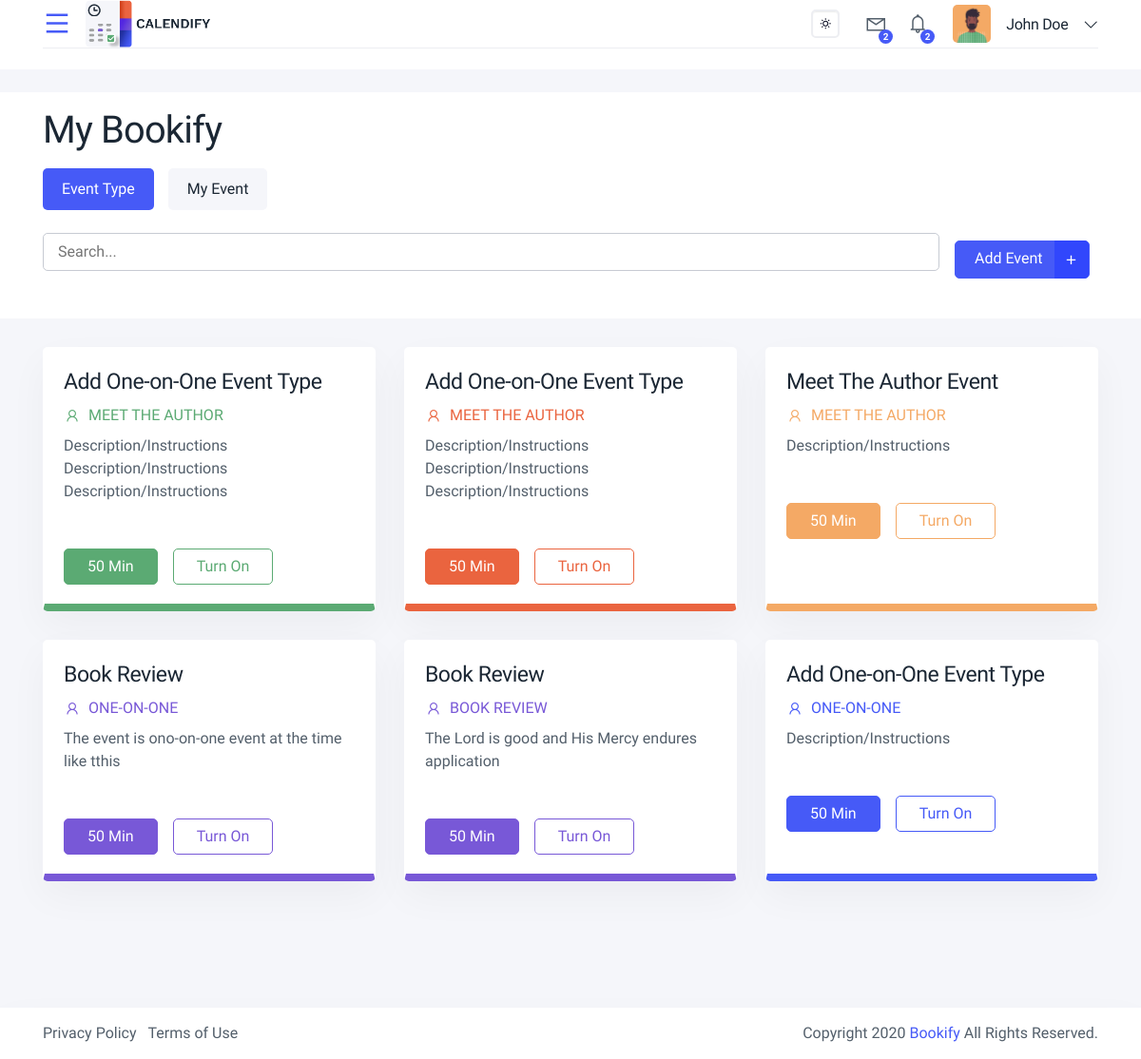
The app's page /dashboard (signed in) with its own data.
### app/models.py (models this page shows, shortened)
class User(UserMixin, db.Model):
    __tablename__ = 'users'
    id = db.Column(db.Integer, primary_key=True)
    username = db.Column(db.String(64), index=True, )
    first_name = db.Column(db.String(64), index=True,)
    last_name = db.Column(db.String(64), index=True,)
    email = db.Column(db.String(120), index=True, unique=True)
    password_hash = db.Column(db.String(128))
    user_role = db.Column(db.Integer)
    events = db.relationship('Event', backref='User', lazy=True)

class Event(db.Model):
    __tablename__ = 'events'
    id = db.Column(db.Integer, primary_key=True)
    event_name = db.Column(db.String(100), nullable=False)
    location = db.Column(db.String(100))
    description = db.Column(db.Text)
    event_link = db.Column(db.String(200), nullable=False)
    event_date = db.Column(db.DateTime)
    created_at = db.Column(db.DateTime, default=datetime.utcnow)
    user_id = db.Column(db.Integer, db.ForeignKey('users.id'), nullable=False)
    event_group_id = db.Column(db.Integer, db.ForeignKey('event_groups.id'))

class EventGroup(db.Model):
    __tablename__ = 'event_groups'
    id = db.Column(db.Integer, primary_key=True)
    name = db.Column(db.String(100), nullable=False)
    description = db.Column(db.Text)
    created_at = db.Column(db.DateTime, default=datetime.utcnow)
    events = db.relationship('Event', backref='event_group', lazy=True)

### app/main/views.py (the view)
@bp.route('/dashboard')
def homepage():
    all_event = Event.query.all()
    array_colors = ['info', 'danger', 'success', 'warning', 'primary']
    return render_template('home/home.html', all_event=all_event, array_colors=array_colors)

### app/models.py (called while the page is built)
@login.user_loader
def load_user(user_id):
    return User.query.get(user_id)

### app/templates/home/home.html (shortened to what this page needs)
﻿{% extends "header.html" %}
{% block body %}
      <div class="content-page">
    <div class="content-top">
        <div class="container">
            <div class="row">
                <div class="col-lg-12 mb-3">
                    <div class="d-flex align-items-center justify-content-between">
                        <div class="navbar-breadcrumb">
                        <h1 class="mb-1">{{ 'My Bookify' if current_user.is_authenticated else 'Welcome to Bookify' }}</h1>
                        </div>
                    </div>
                </div>
                <div class="col-lg-10 col-md-8">
                    <ul class="d-flex nav nav-pills mb-4 text-center event-tab" id="event-pills-tab" role="tablist">
                        <li class="nav-item">
                            <a id="view-btn" class="nav-link active show" data-toggle="pill" href="#event1" data-extra="#search-with-button" role="tab" aria-selected="true">Event Type</a>
                        </li>
                        <li class="nav-item">
                            <a id="view-schedule" class="nav-link" data-toggle="pill" href="#event2" data-extra="#view-event" role="tab" aria-selected="false">My Event</a>
                        </li>
                    </ul>
                </div>
            </div>
            <div class="tab-extra active" id="search-with-button">
                <div class="d-flex flex-wrap align-items-center mb-4">
                    <div class="iq-search-bar search-device mb-0 pr-3">
                        <form action="#" class="searchbox">
                            <input type="text" class="text search-input" placeholder="Search...">
                        </form>
                    </div>
                    <div class="float-sm-right"><a href="/new-event" class="btn btn-primary pr-5 position-relative" style="height: 40px;">Add Event<span class="event-add-btn" style="height: 40px;"><i class="ri-add-line"></i></span></a></div>
                </div>
            </div>
        </div>
    </div>
    <div class="container">
        <div class="row">
            <div class="col-lg-12">
                <div class="event-content">
                    <div id="event1" class="tab-pane fade active show">
                        <div class="row">
                        {% if all_event %}
                        {% for event in all_event %}
                            <div class="col-lg-4 col-md-6">
                                <div class="card card-block card-stretch card-height">
                                 {% set random_color = array_colors|random %}
                                    <div class="card-body rounded event-detail event-detail-{{random_color}}">
                                        <div class="d-flex align-items-top justify-content-between">
                                            <div>
                                                <h4 class="mb-2 mr-4">{{event.event_name}}</h4>
                                                <p class="mb-2 text-{{random_color}} font-weight-500 text-uppercase"><i class="las la-user pr-2"></i>{{event.event_group.name }}</p>
                                                <p class="mb-4 card-description">{{event.description }}</p>
                                                <div class="d-flex align-items-center pt-4">
                                                    <a href="#" class="btn btn-{{random_color}} mr-3 px-xl-4">50 Min</a>
                                                    <a href="#" class="btn btn-outline-{{random_color}} turn-on px-xl-4">Turn On</a>
                                                </div>
                                            </div>
                                        </div>
                                    </div>
                                </div>
                            </div>
                            {% endfor %}
                            {% else %}
                            <p> No event data yet</p>
                            {% endif %}
                        </div>
                    </div>
                </div>
            </div>
        </div>
    </div>
      </div>
    </div>
   {% endblock %}

### app/templates/header.html (shortened to what this page needs)
<!doctype html>
<html lang="en">
  <head>
        <link href="{{ url_for('static', filename='book/css/backend.min.css') }}" rel="stylesheet">
        <link href="{{ url_for('static', filename='book/vendor/@fortawesome/fontawesome-free/css/all.min.css') }}" rel="stylesheet">
        <link href="{{ url_for('static', filename='book/vendor/line-awesome/dist/line-awesome/css/line-awesome.min.css') }}" rel="stylesheet">
        <link href="{{ url_for('static', filename='book/vendor/remixicon/fonts/remixicon.css') }}" rel="stylesheet">
        <link rel="stylesheet" href="{{ url_for('static', filename='book/vendor/fullcalendar/core/main.css') }}">
        <link rel="stylesheet" href="{{ url_for('static', filename='book/vendor/fullcalendar/daygrid/main.css') }}">
        <link rel="stylesheet" href="{{ url_for('static', filename='book/vendor/fullcalendar/timegrid/main.css') }}">
        <link rel="stylesheet" href="{{ url_for('static', filename='book/vendor/fullcalendar/list/main.css') }}">
</head>
<body class="fixed-top-navbar top-nav  ">
    <div class="wrapper">
      <div class="iq-top-navbar">
          <div class="container">
              <div class="iq-navbar-custom">
                  <div class="d-flex align-items-center justify-content-between">
                      <div class="iq-navbar-logo d-flex align-items-center justify-content-between">
                          <i class="ri-menu-line wrapper-menu"></i>
                          <a href="/" class="header-logo">
                            <img src="{{ url_for('static', filename='book/images/logo.png') }}" class="img-fluid rounded-normal light-logo" alt="logo">
                          </a>
                      </div>
                        {% if  current_user.is_authenticated %}
                      <nav class="navbar navbar-expand-lg navbar-light p-0">
                          <div class="change-mode">
                              <div class="custom-control custom-switch custom-switch-icon custom-control-indivne">
                                  <div class="custom-switch-inner">
                                      <label class="custom-control-label" for="dark-mode" data-mode="toggle">
                                          <span class="switch-icon-right"><i class="a-right ri-sun-line"></i></span>
                                      </label>
                                  </div>
                              </div>
                          </div>
                          <div class="collapse navbar-collapse" id="navbarSupportedContent">
                              <ul class="navbar-nav ml-auto navbar-list align-items-center">
                                  <li class="nav-item nav-icon dropdown ml-3">
                                      <a href="#" class="search-toggle dropdown-toggle" id="dropdownMenuButton2" data-toggle="dropdown" aria-haspopup="true" aria-expanded="false">
                                          <i class="las la-envelope"></i>
                                          <span class="badge badge-primary count-mail rounded-circle">2</span>
                                      </a>
                                  </li>
                                  <li class="nav-item nav-icon dropdown">
                                      <a href="#" class="search-toggle dropdown-toggle" id="dropdownMenuButton" data-toggle="dropdown" aria-haspopup="true" aria-expanded="false">
                                          <i class="las la-bell"></i>
                                          <span class="badge badge-primary count-mail rounded-circle">2</span>
                                      </a>
                                  </li>
                                  <li class="caption-content">
                                      <a href="#" class="search-toggle dropdown-toggle d-flex align-items-center" id="dropdownMenuButton3" data-toggle="dropdown" aria-haspopup="true" aria-expanded="false">
                                    <img src="{{ url_for('static', filename='book/images/user/01.jpg') }}" class="avatar-40 img-fluid rounded" alt="user">
                                          <div class="caption ml-3">
                                              <h6 class="mb-0 line-height">{{current_user.first_name }} {{ current_user.last_name}}<i class="las la-angle-down ml-3"></i></h6>
                                          </div>
                                      </a>
                                  </li>
                                   {% else %}
                                  <li class=" ">
                                    <a href="/login" class="btn btn-outline-primary rounded-pill mt-2"><i class="ri-heart-line"></i>Login</a>
                                    </li>
                                 </ul>
                                 {% endif %}
                          </div>
                      </nav>
                  </div>
              </div>
          </div>
      </div>
{% block body %}
{% endblock %}
    <footer class="iq-footer">
        <div class="container-fluid container">
            <div class="row">
                <div class="col-lg-6">
                    <ul class="list-inline mb-0">
                        <li class="list-inline-item"><a href="privacy-policy.html">Privacy Policy</a></li>
                        <li class="list-inline-item"><a href="terms-of-service.html">Terms of Use</a></li>
                    </ul>
                </div>
                <div class="col-lg-6 text-right">
                    Copyright 2020 <a href="#">Bookify</a> All Rights Reserved.
                </div>
            </div>
        </div>
    </footer>
</body>
</html>

### records on screen
User: first_name "John", last_name "Doe"
Event: event_name "Add One-on-One Event Type", event_group.name "MEET THE AUTHOR", description "Description/Instructions Description/Instructions Description/Instructions"
Event: event_name "Add One-on-One Event Type", event_group.name "MEET THE AUTHOR", description "Description/Instructions Description/Instructions Description/Instructions"
Event: event_name "Meet The Author Event", event_group.name "MEET THE AUTHOR", description "Description/Instructions"
Event: event_name "Book Review", event_group.name "ONE-ON-ONE", description "The event is ono-on-one event at the time like tthis"
Event: event_name "Book Review", event_group.name "BOOK REVIEW", description "The Lord is good and His Mercy endures application"
Event: event_name "Add One-on-One Event Type", event_group.name "ONE-ON-ONE", description "Description/Instructions"
